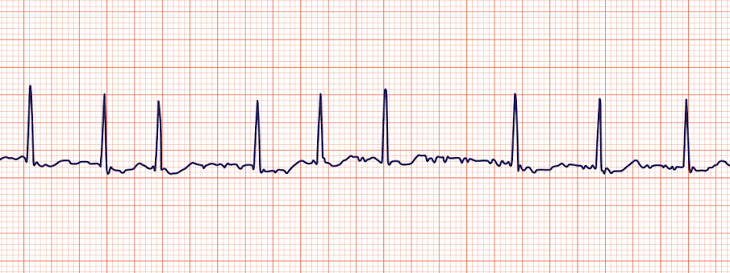
#> input picture afib/images.png, 730 x 273 px
$ python -i image_to_ecg.py   (imports and definitions only)
#> lines starting #> are read from the running program, lines starting #| are printed output that depends on the picture; after the words box and inside, x2 and y2 are one past the last pixel; in counts of white or black regions, pixels touching at a corner belong together
#> further down, picture is the input picture: shape (273, 730, 3); mean B, G, R 231.1, 233.9, 248.2
"""ECG picture -> 1-D signal.

Works on a picture of ONE lead / rhythm strip (crop a 12-lead printout to a single row first).
Idea: the trace is the dark line, the grid is coloured/light. Keep dark pixels, drop small blobs
(text, labels), then for every pixel column read where the trace is.

Time axis: you tell us how many seconds the trace spans (standard strips = 10 s)
or give px_per_sec directly. Voltage axis is arbitrary units (the model only uses R-peak timing).
"""
from __future__ import annotations
import cv2
import numpy as np


def trace_mask(img_bgr: np.ndarray) -> np.ndarray:
    """Boolean mask of trace pixels (dark on a lighter / coloured grid)."""
    gray = cv2.cvtColor(img_bgr, cv2.COLOR_BGR2GRAY)
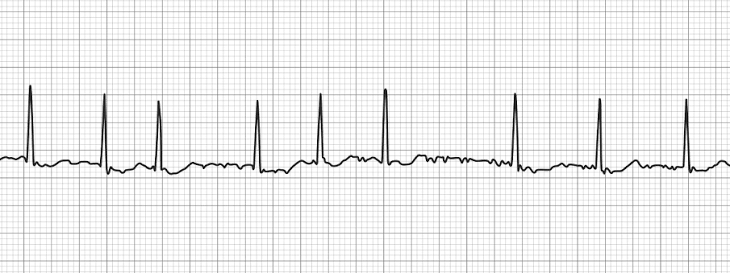
#> gray: shape (273, 730); min 6, max 255, mean 237.9
    darkest_channel = img_bgr.max(axis=2)            # pink / red / green grids have one bright channel
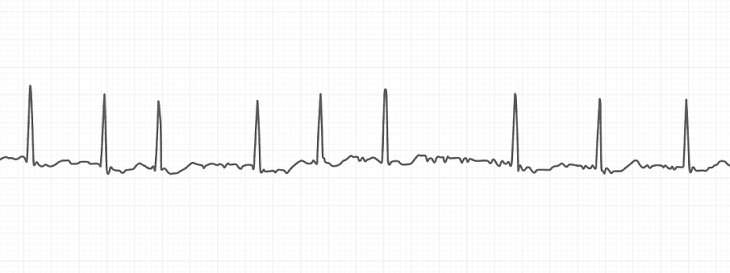
#> darkest_channel: shape (273, 730); min 51, max 255, mean 249.2
    v = np.minimum(gray, darkest_channel)
    thr, _ = cv2.threshold(v.astype(np.uint8), 0, 255, cv2.THRESH_BINARY_INV + cv2.THRESH_OTSU)
#> thr = 151
    thr = min(thr, 140)                              # never let a mid-grey grid count as trace
#> thr = 140
    mask = (v <= thr).astype(np.uint8)
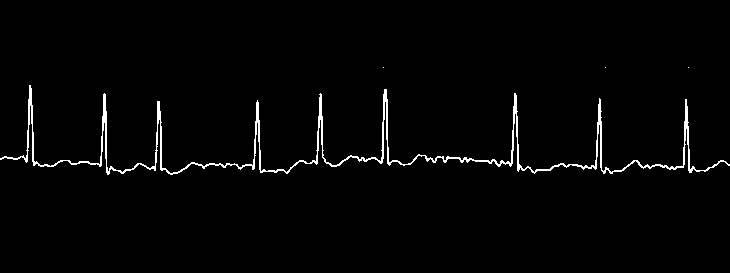
#> mask: shape (273, 730); values 0 (black) and 1 (white), 2% white in thin lines or dots, all inside (x1, y1, x2, y2) = (0, 67, 730, 175)

    # keep only wide components (the trace); text and lead labels are small
    n, lab, stats, _ = cv2.connectedComponentsWithStats(mask, connectivity=8)
#> lab: shape (273, 730) int32; 5 distinct labels, from 0 to 4
#> n = 5; stats = [[0, 0, 730, 273, 195389], [383, 67, 1, 1, 1], [605, 67, 1, 1, 1], [688, 67, 1, 1, 1], [0, 85, 730, 90, 3898]]
    keep = np.zeros_like(mask)
    min_w = 0.25 * img_bgr.shape[1]
#> min_w = 182.5
    for i in range(1, n):
        if stats[i, cv2.CC_STAT_WIDTH] >= min_w:
            keep[lab == i] = 1
#> keep: shape (273, 730); values 0 (black) and 1 (white), 2% white in thin lines or dots, all inside (x1, y1, x2, y2) = (0, 85, 730, 175)
    if keep.sum() == 0:                              # trace broken into pieces: fall back to all dark pixels
        keep = mask
    return keep.astype(bool)


def digitize(path: str, seconds: float | None = 10.0, px_per_sec: float | None = None):
    """Returns (signal, fs, info).  signal is upward-positive, fs = samples (pixel columns) per second."""
    img = cv2.imread(str(path), cv2.IMREAD_COLOR)
    if img is None:
        raise FileNotFoundError(f"Cannot read image: {path}")
    mask = trace_mask(img)
    cols = np.where(mask.any(axis=0))[0]
    if len(cols) < 20:
        raise ValueError("No ECG trace found in the image (is the line dark on a light background?)")
    x0, x1 = cols[0], cols[-1]

    ys = np.full(x1 - x0 + 1, np.nan)
    base = np.median(np.where(mask)[0])               # baseline = typical trace height
    for k, x in enumerate(range(x0, x1 + 1)):
        col = np.where(mask[:, x])[0]
        if len(col):                                   # pick the pixel furthest from baseline -> sharp R peaks survive
            ys[k] = col[np.argmax(np.abs(col - base))] if len(col) > 3 else col.mean()
    good = ~np.isnan(ys)
    ys = np.interp(np.arange(len(ys)), np.flatnonzero(good), ys[good])
    sig = -(ys - np.median(ys))                       # image y grows downward -> flip

    if px_per_sec is None:
        px_per_sec = len(sig) / float(seconds)
    info = dict(width_px=int(len(sig)), px_per_sec=float(px_per_sec), seconds=len(sig) / px_per_sec,
                mask=mask, x0=int(x0), image=img)
    return sig, float(px_per_sec), info

>>> import cv2
>>> picture = cv2.imread('images.png')
>>> result = trace_mask(picture)
